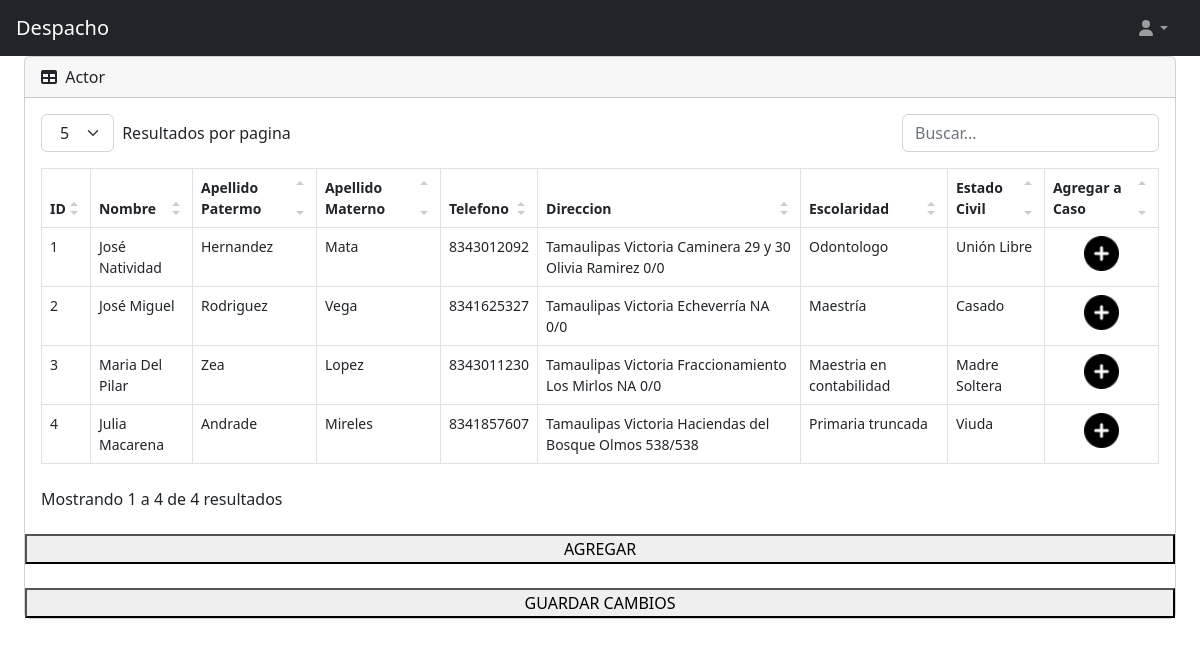
The page /agregari.php (signed in) on the database its author committed.
### tables this page shows
CREATE TABLE `cliente` (
  `id_cliente` int(15) NOT NULL AUTO_INCREMENT,
  `nombre` varchar(15) NOT NULL,
  `apaterno` varchar(15) NOT NULL,
  `amaterno` varchar(15) NOT NULL,
  `estado` varchar(60) NOT NULL,
  `ciudad` varchar(60) NOT NULL,
  `colonia` varchar(60) NOT NULL,
  `calle` varchar(90) NOT NULL,
  `num_ext` int(11) NOT NULL,
  `num_int` int(11) NOT NULL,
  `telefono` varchar(15) NOT NULL,
  `divicion` varchar(10) NOT NULL,
  `Ocupacion` varchar(100) NOT NULL,
  `Escolaridad` varchar(100) NOT NULL,
  `Fecha_nac` date NOT NULL,
  `estcivil` varchar(30) NOT NULL,
  PRIMARY KEY (`id_cliente`)
);

### agregari.php (the view, shortened to what this page needs)
<?php
                        include_once("conexion.php");
                        if(empty($_SESSION['Idusuario'])){header("location: index.php");}else{
                        $tipo=$_GET['tipo'];
                        ?>
<!DOCTYPE html>
<html>
<head>
        <link href="css/datatables.css" rel="stylesheet" />
        <link href="css/styles.css" rel="stylesheet" />
</head>
<body class="sb-nav-fixed sb-sidenav-toggled">
        <nav class="sb-topnav navbar-a navbar-expand navbar-dark bg-dark-a">
            <label class="navbar-brand ps-3-a" href="#" disabled>Despacho</label>
            <ul class="navbar-nav ms-auto ms-md-0 me-3 me-lg-4">
                <li class="nav-item dropdown">
                    <a class="nav-link dropdown-toggle" id="navbarDropdown" href="#" role="button" data-bs-toggle="dropdown" aria-expanded="false"><i class="fas fa-user fa-fw"></i></a>
                </li>
            </ul>
        </nav>
        <div id="layoutSidenav">
                            <div id="layoutSidenav_content">
            <main>
            <div class="container-fluid px-4">
                <div class="card mb-4">
                            <div class="card-header">
                                <i class="fas fa-table me-1"></i>
                                Actor
                            </div>
                <div class="card-body">
                                <table id="datatablesSimple">
                                    <thead>
                                        <tr>
                                        <th >ID</th>
                                             <th>Nombre</th>
                                            <th>Apellido Patermo</th>
                                            <th>Apellido Materno</th>
                                            <th>Telefono</th>
                                            <th>Direccion</th>
                                            <th>Escolaridad</th>
                                            <th>Estado Civil</th>
                                            <th>Agregar a Caso</th>
                                        </tr>
                                    </thead>
                                    <tbody>
				<?php
					$sql="SELECT * FROM cliente where divicion='Actor' ";
                    $result=mysqli_query($conexion,$sql);
                    while($mostrar=mysqli_fetch_array($result)){
?>
<tr>
                        <td class="celdas_tablas"><?php echo $mostrar['id_cliente'] ?></td>
						<td class="celdas_tablas"><?php echo $mostrar['nombre'] ?></td>
						<td class="celdas_tablas"><?php echo $mostrar['apaterno'] ?></td>
						<td class="celdas_tablas"><?php echo $mostrar['amaterno'] ?></td>
                        <td class="celdas_tablas"><?php echo $mostrar['telefono'] ?></td>
						<td class="celdas_tablas"><?php echo $mostrar['estado']." ".$mostrar['ciudad']." ".$mostrar['colonia']." ".$mostrar['calle']." ".$mostrar['num_ext']."/".$mostrar['num_int']?></td>
                        <td class="celdas_tablas"><?php echo $mostrar['Escolaridad'] ?></td>
                        <td class="celdas_tablas"><?php echo $mostrar['estcivil'] ?></td>
                        <td class="celdas_tablas"> <center>  <a href="insertaractexp.php?exp=<?php echo $_GET['exp']; ?>&idcl=<?php echo $mostrar['id_cliente']; ?>&tipo=<?php echo $tipo; ?>"> <img width="35px" src="assets/img/agregar.png"> </a>   </center> </td>
					</tr>
<?php
                    }
                    ?>
                    </div>
                            </div> </table>
                            </div> <button onclick="location.href='agregaractor.php?exp=<?php echo $_GET['exp']; ?>&tipo=<?php echo $tipo; ?>'">AGREGAR</button> <br>
                            <button onclick="location.href='mostrartc.php?clas=<?php echo $tipo; ?>' ">GUARDAR CAMBIOS</button>
                            </div> </tbody>
</div>
</body>
</html>
<?php } ?>

### css/datatables.css (style rules this page uses)
.datatable-table { max-width:100%;width:100%;border-spacing:0;border-collapse:separate }

### rows shown on the page
cliente: id_cliente "1", nombre "José Natividad", apaterno "Hernandez", amaterno "Mata", telefono "8343012092", estado "Tamaulipas", ciudad "Victoria", colonia "Caminera", calle "29 y 30 Olivia Ramirez", num_ext "0", num_int "0", Escolaridad "Odontologo", estcivil "Unión Libre"
cliente: id_cliente "2", nombre "José Miguel", apaterno "Rodriguez", amaterno "Vega", telefono "8341625327", estado "Tamaulipas", ciudad "Victoria", colonia "Echeverría", calle "NA", num_ext "0", num_int "0", Escolaridad "Maestría", estcivil "Casado"
cliente: id_cliente "3", nombre "Maria Del Pilar", apaterno "Zea", amaterno "Lopez", telefono "8343011230", estado "Tamaulipas", ciudad "Victoria", colonia "Fraccionamiento Los Mirlos", calle "NA", num_ext "0", num_int "0", Escolaridad "Maestria en contabilidad", estcivil "Madre Soltera"
cliente: id_cliente "4", nombre "Julia Macarena", apaterno "Andrade", amaterno "Mireles", telefono "8341857607", estado "Tamaulipas", ciudad "Victoria", colonia "Haciendas del Bosque", calle "Olmos", num_ext "538", num_int "538", Escolaridad "Primaria truncada", estcivil "Viuda"
